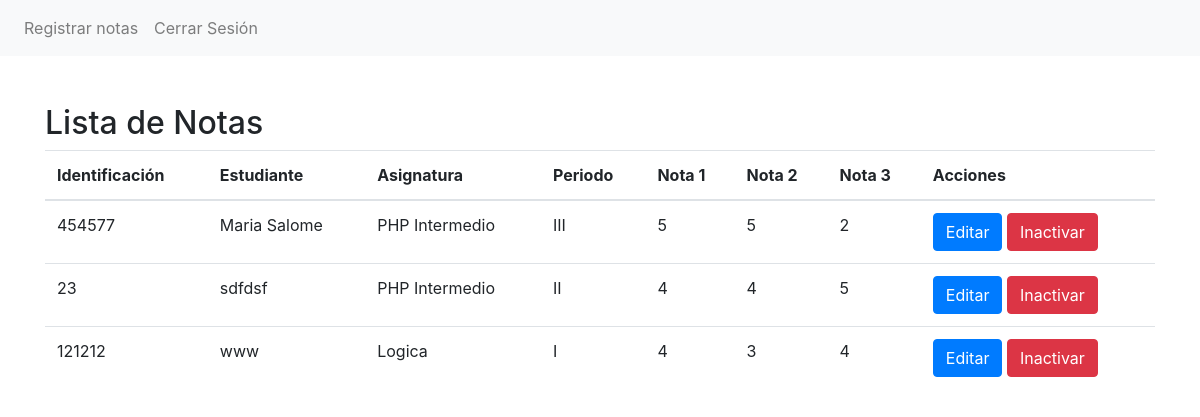
Page /Academia/listaNotas.php (signed in) on the committed database.
### tables this page shows
CREATE TABLE `nota` (
  `ident` varchar(12) NOT NULL,
  `codasig` varchar(3) NOT NULL,
  `periodo` varchar(6) NOT NULL,
  `notam1` double NOT NULL,
  `notam2` double NOT NULL,
  `notam3` double NOT NULL,
  `id_nota` int(11) NOT NULL,
  `activo` tinyint(1) DEFAULT 1
);

CREATE TABLE `estudiante` (
  `ident` varchar(12) NOT NULL,
  `apellidos` varchar(30) NOT NULL,
  `nombres` varchar(30) NOT NULL,
  `correo` varchar(100) NOT NULL,
  `contrasena` varchar(255) NOT NULL
);

CREATE TABLE `asignatura` (
  `codasig` varchar(3) NOT NULL,
  `nombre` varchar(50) NOT NULL,
  `valor` int(11) NOT NULL,
  `intensidad` int(11) NOT NULL
);

### Academia/listaNotas.php (the view, shortened to what this page needs)
<?php
    include 'conexionbd.php';
    $query = "SELECT n.id_nota, e.ident, e.nombres as estudianteNombre, a.nombre as asignaturaNombre, n.periodo, n.notam1, n.notam2, n.notam3
                FROM nota n JOIN estudiante e ON n.ident = e.ident JOIN asignatura a ON n.codasig = a.codasig
                WHERE n.activo = true ORDER BY e.nombres, a.nombre, n.periodo";
    $resultado = mysqli_query($cnx, $query);
    function periodoARomano($valor) {
        return match($valor) {
            Periodos::I->value => Periodos::I->name,
            Periodos::II->value => Periodos::II->name,
            Periodos::III->value => Periodos::III->name,
            Periodos::IV->value => Periodos::IV->name,
            default => 'Desconocido',
        };
    }
?>
<!DOCTYPE html>
<html lang="en">
<head>
    <link rel="stylesheet" href="https://stackpath.bootstrapcdn.com/bootstrap/4.3.1/css/bootstrap.min.css">
</head>
<body>
    <nav class="navbar navbar-expand-lg navbar-light bg-light">
        <ul class="navbar-nav mr-auto">
            <li class="nav-item"><a class="nav-link" href="calificarAsignaturaEstudiante.php">Registrar notas</a></li>
            <li class="nav-item"><a class="nav-link" href="cerrarsesion.php">Cerrar Sesión</a></li>
        </ul>
    </nav>
<div class="container mt-5">
    <h2>Lista de Notas</h2>
    <table class="table">
        <thead>
            <tr>
                <th>Identificación</th>
                <th>Estudiante</th>
                <th>Asignatura</th>
                <th>Periodo</th>
                <th>Nota 1</th>
                <th>Nota 2</th>
                <th>Nota 3</th>
                <th>Acciones</th>
            </tr>
        </thead>
        <tbody>
            <?php while($fila = mysqli_fetch_assoc($resultado)): ?>
            <tr>
                <td><?php echo htmlspecialchars($fila['ident']); ?></td>
                <td><?php echo htmlspecialchars($fila['estudianteNombre']); ?></td>
                <td><?php echo htmlspecialchars($fila['asignaturaNombre']); ?></td>
                <td><?php echo htmlspecialchars(periodoARomano((int)$fila['periodo'])); ?></td>
                <td><?php echo htmlspecialchars($fila['notam1']); ?></td>
                <td><?php echo htmlspecialchars($fila['notam2']); ?></td>
                <td><?php echo htmlspecialchars($fila['notam3']); ?></td>
                <td>
                    <a href="editarNota.php?id=<?php echo $fila['id_nota'] ?>" class="btn btn-primary">Editar</a>
                    <a href="eliminarNota.php?id=<?php echo $fila['id_nota'] ?>" class="btn btn-danger" onclick="return confirm('¿Está seguro de querer inactivar esta nota?');">Inactivar</a>
                </td>
            </tr>
            <?php endwhile; ?>
        </tbody>
    </table>
</div>
</body>
</html>

### rows in the picture
nota: ident.ident "454577", ident.nombres "Maria Salome", codasig.nombre "PHP Intermedio", periodo "III", notam1 "5", notam2 "5", notam3 "2"
nota: ident.ident "23", ident.nombres "sdfdsf", codasig.nombre "PHP Intermedio", periodo "II", notam1 "4", notam2 "4", notam3 "5"
nota: ident.ident "121212", ident.nombres "www", codasig.nombre "Logica", periodo "I", notam1 "4", notam2 "3", notam3 "4"
